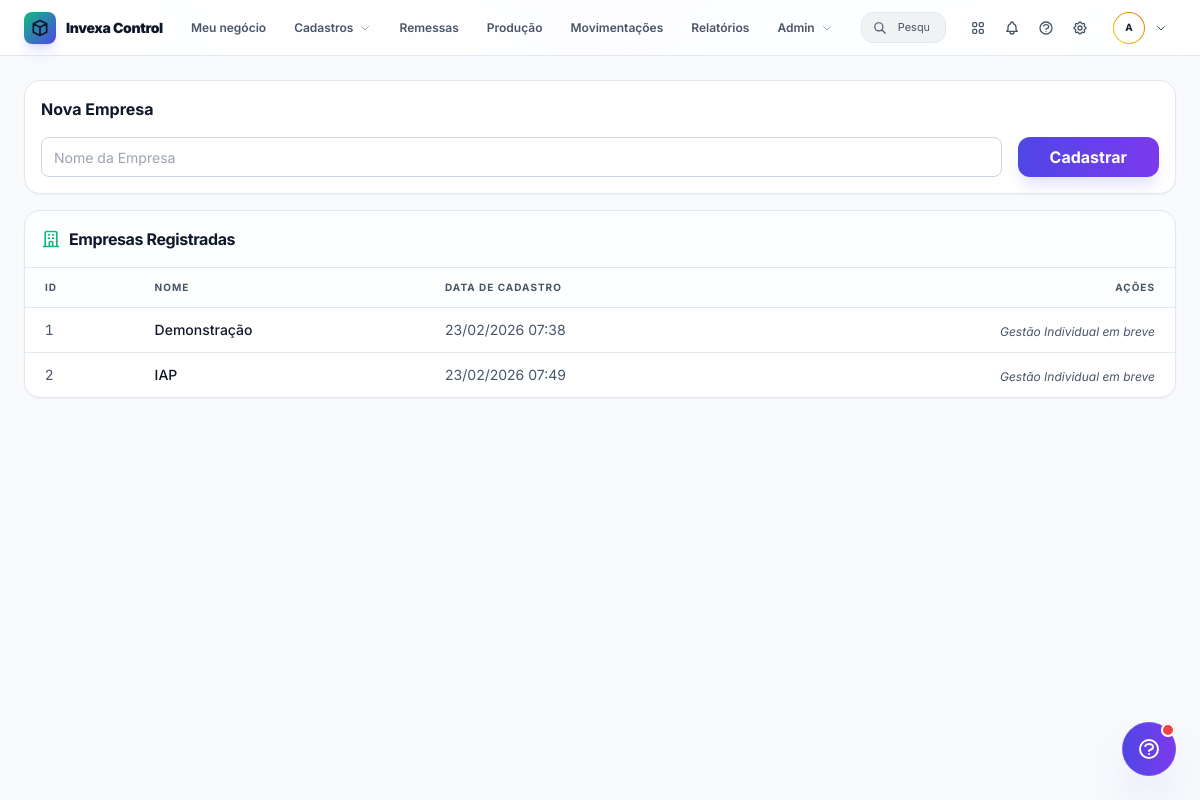
Screenshot of /admin/companies (signed in) with the database file from the repository.
### app/models/user.py (models this page shows)
class User(Base):
    __tablename__ = "users"
    id = Column(Integer, primary_key=True, index=True)
    email = Column(String, unique=True, index=True)
    hashed_password = Column(String)
    is_active = Column(Boolean, default=True)
    is_admin = Column(Boolean, default=False)
    company_id = Column(Integer, ForeignKey("companies.id"), nullable=True)
    company = relationship("Company", back_populates="users")
    is_premium = Column(Boolean, default=False)
    subscription_status = Column(String, default="inactive") # inactive, active, expired, canceled
    subscription_plan = Column(String, default="free") # free, monthly, annual
    subscription_end_date = Column(DateTime, nullable=True)
    full_name = Column(String, nullable=True)
    guide_version_viewed = Column(Integer, default=0)

### app/models/company.py (models this page shows)
class Company(Base):
    __tablename__ = "companies"
    id = Column(Integer, primary_key=True, index=True)
    name = Column(String, unique=True, index=True)
    is_active = Column(Boolean, default=True)
    logo_data = Column(String, nullable=True) # Base64 image data
    created_at = Column(DateTime, default=datetime.now)
    users = relationship("User", back_populates="company")
    categories = relationship("Category", back_populates="company")
    products = relationship("Product", back_populates="company")
    workers = relationship("Worker", back_populates="company")
    worker_types = relationship("WorkerType", back_populates="company")

### app/api/routers/admin.py (the view)
@router.get("/companies")
async def admin_companies_list(
    request: Request,
    user: User = Depends(admin_required),
    db: Session = Depends(get_db)
):
    companies = db.query(Company).all()
    return templates.TemplateResponse("admin_companies.html", {
        "request": request,
        "user": user,
        "companies": companies
    })

### app/templates/admin_companies.html (shortened to what this page needs)
{% extends "base.html" %}
{% block content %}
<div class="flex flex-col gap-4">
    <div class="bg-surface border border-border rounded-2xl p-4 shadow-sm">
        <h3 class="text-base font-bold text-main mb-4">Nova Empresa</h3>
        <form action="/admin/companies/create" method="POST" class="flex gap-4">
            <input type="text" name="name" placeholder="Nome da Empresa" required class="input-compact flex-1">
            <button type="submit" class="btn-premium py-2">
                Cadastrar
            </button>
        </form>
    </div>
    <div class="bg-surface border border-border rounded-2xl overflow-hidden shadow-sm">
        <div class="p-4 border-b border-border flex justify-between items-center bg-darker/30">
            <h3 class="text-base font-bold text-main flex items-center gap-2 tracking-tight">
                <svg class="w-5 h-5 text-primary" fill="none" stroke="currentColor" viewBox="0 0 24 24">
                    <path stroke-linecap="round" stroke-linejoin="round" stroke-width="2"
                        d="M19 21V5a2 2 0 00-2-2H7a2 2 0 00-2 2v16m14 0h2m-2 0h-5m-9 0H3m2 0h5M9 7h1m-1 4h1m4-4h1m-1 4h1m-5 10v-5a1 1 0 011-1h2a1 1 0 011 1v5m-4 0h4">
                    </path>
                </svg>
                Empresas Registradas
            </h3>
        </div>
        <div class="overflow-x-auto">
            <table class="w-full text-left border-collapse">
                <thead>
                    <tr class="bg-darker/30 border-b border-border">
                        <th class="px-5 py-3 text-[10px] font-bold text-muted uppercase tracking-widest">ID</th>
                        <th class="px-5 py-3 text-[10px] font-bold text-muted uppercase tracking-widest">Nome</th>
                        <th class="px-5 py-3 text-[10px] font-bold text-muted uppercase tracking-widest">Data de
                            Cadastro</th>
                        <th class="px-5 py-3 text-[10px] font-bold text-muted uppercase tracking-widest text-right">
                            Ações</th>
                    </tr>
                </thead>
                <tbody class="divide-y divide-border">
                    {% for c in companies %}
                    <tr class="hover:bg-primary/5 transition-colors group">
                        <td class="px-5 py-2.5 text-sm text-muted font-mono">{{ c.id }}</td>
                        <td
                            class="px-5 py-2.5 text-sm font-medium text-main group-hover:text-primary transition-colors">
                            {{ c.name }}</td>
                        <td class="px-5 py-2.5 text-sm text-muted">{{ c.created_at.strftime('%d/%m/%Y %H:%M') }}</td>
                        <td class="px-5 py-2.5 text-right">
                            <span class="text-xs text-muted italic">Gestão Individual em breve</span>
                        </td>
                    </tr>
                    {% endfor %}
                </tbody>
            </table>
        </div>
    </div>
</div>
{% endblock %}

### app/templates/base.html (shortened to what this page needs)
<!DOCTYPE html>
<html lang="pt-BR">
<head>
    <script src="https://cdn.tailwindcss.com"></script>
    <link rel="stylesheet" href="{{ url_for('static', path='css/style.css') }}">
</head>
<body
    class="bg-dark text-main font-sans antialiased h-screen flex flex-col overflow-hidden selection:bg-indigo-500/30 selection:text-indigo-200 transition-colors duration-300">
    <header
        class="bg-surface/90 backdrop-blur-xl border-b border-border h-14 flex items-center px-4 md:px-6 gap-4 z-[9999] shrink-0 select-none">
        <a href="/" class="flex items-center gap-2.5 shrink-0 hover:opacity-80 transition-opacity">
            <div
                class="p-1.5 bg-gradient-to-br from-emerald-500 to-indigo-600 rounded-lg shadow-lg shadow-indigo-500/20">
                <svg class="w-5 h-5 text-main" fill="none" stroke="currentColor" viewBox="0 0 24 24">
                    <path stroke-linecap="round" stroke-linejoin="round" stroke-width="2"
                        d="M20 7l-8-4-8 4m16 0l-8 4m8-4v10l-8 4m0-10L4 7m8 4v10M4 7v10l8 4"></path>
                </svg>
            </div>
            <span class="text-main font-black tracking-tight hidden sm:block text-xs lg:text-sm">Invexa Control</span>
        </a>
        <nav class="flex items-center gap-1 h-full min-w-0">
            <a href="/"
                class="px-3 py-1.5 text-[11px] lg:text-[12px] font-semibold rounded-lg transition-all {% if request.url.path == '/' %}text-primary bg-primary/10{% else %}text-muted hover:text-main hover:bg-primary/5{% endif %} whitespace-nowrap">
                Meu negócio
            </a>
            <div class="relative group h-full flex items-center">
                <button
                    class="px-3 py-1.5 text-[11px] lg:text-[12px] font-semibold text-muted rounded-lg hover:text-main hover:bg-primary/5 transition-all flex items-center gap-1.5 whitespace-nowrap">
                    Cadastros
                    <svg class="w-3 h-3 opacity-50" fill="none" stroke="currentColor" viewBox="0 0 24 24">
                        <path stroke-linecap="round" stroke-linejoin="round" stroke-width="2" d="M19 9l-7 7-7-7">
                        </path>
                    </svg>
                </button>
            </div>
            <a href="/shipments"
                class="px-3 py-1.5 text-[11px] lg:text-[12px] font-semibold rounded-lg transition-all {% if request.url.path == '/shipments' %}text-primary bg-primary/10{% else %}text-muted hover:text-main hover:bg-primary/5{% endif %} whitespace-nowrap">
                Remessas
            </a>
            <a href="/production/orders"
                class="px-3 py-1.5 text-[11px] lg:text-[12px] font-semibold rounded-lg transition-all {% if request.url.path.startswith('/production') %}text-primary bg-primary/10{% else %}text-muted hover:text-main hover:bg-primary/5{% endif %} whitespace-nowrap">
                Produção
            </a>
            <a href="/movements"
                class="px-3 py-1.5 text-[11px] lg:text-[12px] font-semibold rounded-lg transition-all {% if request.url.path == '/movements' %}text-primary bg-primary/10{% else %}text-muted hover:text-main hover:bg-primary/5{% endif %} whitespace-nowrap">
                Movimentações
            </a>
            <a href="/reports"
                class="px-3 py-1.5 text-[11px] lg:text-[12px] font-semibold rounded-lg transition-all {% if request.url.path == '/reports' %}text-primary bg-primary/10{% else %}text-muted hover:text-main hover:bg-primary/5{% endif %} whitespace-nowrap">
                Relatórios
            </a>
            {% if user and user.is_admin %}
            <div class="relative group h-full flex items-center">
                <button
                    class="px-3 py-1.5 text-[11px] lg:text-[12px] font-semibold text-muted rounded-lg hover:text-main hover:bg-primary/5 transition-all flex items-center gap-1.5 whitespace-nowrap">
                    Admin
                    <svg class="w-3 h-3 opacity-50" fill="none" stroke="currentColor" viewBox="0 0 24 24">
                        <path stroke-linecap="round" stroke-linejoin="round" stroke-width="2" d="M19 9l-7 7-7-7">
                        </path>
                    </svg>
                </button>
            </div>
            {% endif %}
        </nav>
        <div class="hidden lg:flex flex-1 max-w-[240px] ml-auto relative group">
            <div
                class="absolute inset-y-0 left-3 flex items-center pointer-events-none transition-colors group-focus-within:text-primary text-muted">
                <svg class="w-3.5 h-3.5" fill="none" stroke="currentColor" viewBox="0 0 24 24">
                    <path stroke-linecap="round" stroke-linejoin="round" stroke-width="2"
                        d="M21 21l-6-6m2-5a7 7 0 11-14 0 7 7 0 0114 0z"></path>
                </svg>
            </div>
            <input type="text" placeholder="Pesquisar..."
                class="w-full bg-main/5 border border-border rounded-xl py-1.5 pl-9 pr-4 text-[11px] text-main outline-none focus:ring-1 focus:ring-primary/50 focus:border-primary/50 transition-all placeholder-muted">
        </div>
        <div class="flex items-center gap-1 sm:gap-2 shrink-0">
            <div class="hidden md:flex items-center gap-0.5">
                <button class="p-2 text-muted hover:text-main hover:bg-primary/5 rounded-lg transition-colors">
                </button>
                <a href="{% if user and user.is_admin %}/admin/support{% else %}/support{% endif %}"
                    class="p-2 hover:text-main hover:bg-primary/5 rounded-lg transition-colors relative flex items-center justify-center group"
                    :class="unread ? 'text-primary bg-primary/5' : 'text-muted'" x-data="{ unread: false }"
                    x-init="fetch('/support/unread_count').then(r => r.json()).then(d => unread = d.unread)">
                </a>
                <a href="/support"
                    class="p-2 text-muted hover:text-main hover:bg-primary/5 rounded-lg transition-colors">
                    <svg class="w-4 h-4" fill="none" stroke="currentColor" viewBox="0 0 24 24">
                        <path stroke-linecap="round" stroke-linejoin="round" stroke-width="2"
                            d="M8.228 9c.549-1.165 2.030-2 3.772-2 2.21 0 4 1.343 4 3 0 1.4-1.278 2.575-3.006 2.907-.542.104-.994.54-.994 1.093m0 3h.01M21 12a9 9 0 11-18 0 9 9 0 0118 0z">
                        </path>
                    </svg>
                </a>
                <button class="p-2 text-muted hover:text-main hover:bg-primary/5 rounded-lg transition-colors">
                </button>
            </div>
            <div class="relative h-full flex items-center" x-data="{ open: false }" @click.away="open = false">
                <button @click="open = !open"
                    class="flex items-center gap-2.5 p-1 px-2 rounded-full hover:bg-primary/5 transition-all outline-none border border-transparent {% if user and user.is_premium %}hover:border-yellow-500/20{% else %}hover:border-primary/20{% endif %}">
                    <div
                        class="w-8 h-8 rounded-full bg-gradient-to-tr {% if user and user.is_premium %}from-yellow-400 to-amber-600{% else %}from-emerald-500 to-indigo-600{% endif %} p-[1px] shrink-0">
                        <div
                            class="h-full w-full rounded-full bg-surface flex items-center justify-center text-main font-bold text-[10px]">
                            {{ user.full_name[0] if (user and user.full_name) else 'U' }}</div>
                    </div>
                    <svg class="w-3 h-3 text-muted" fill="none" stroke="currentColor" viewBox="0 0 24 24"
                        :class="{ 'rotate-180': open }">
                        <path stroke-linecap="round" stroke-linejoin="round" stroke-width="2" d="M19 9l-7 7-7-7"></path>
                    </svg>
                </button>
            </div>
        </div>
    </header>
    <main class="flex-1 flex flex-col min-h-0 relative w-full bg-dark">
        <div class="flex-1 overflow-y-auto p-4 md:p-6 custom-scrollbar">
            {% block content %}{% endblock %}
        </div>
    </main>
    <div x-data="{
        helpOpen: false,
        hasUpdate: false,
        content: '<div class=\'flex justify-center py-8\'><svg class=\'animate-spin h-6 w-6 text-indigo-500\' xmlns=\'http://www.w3.org/2000/svg\' fill=\'none\' viewBox=\'0 0 24 24\'><circle class=\'opacity-25\' cx=\'12\' cy=\'12\' r=\'10\' stroke=\'currentColor\' stroke-width=\'4\'></circle><path class=\'opacity-75\' fill=\'currentColor\' d=\'M4 12a8 8 0 018-8V0C5.373 0 0 5.373 0 12h4zm2 5.291A7.962 7.962 0 014 12H0c0 3.042 1.135 5.824 3 7.938l3-2.647z\'></path></svg></div>',
        init() {
            fetch('/api/guide/status')
                .then(r => r.json())
                .then(data => {
                    this.hasUpdate = data.has_update;
                });
        },
        openHelp() {
            this.helpOpen = !this.helpOpen;
            if (this.helpOpen) {
                fetch('/api/guide/content')
                    .then(r => r.json())
                    .then(data => {
                        this.content = data.content || 'Guia Vazio';
                    });
                if (this.hasUpdate) {
                    fetch('/api/guide/mark_read', { method: 'POST' });
                    this.hasUpdate = false;
                }
            }
        }
    }" class="fixed bottom-6 right-6 z-[9999] flex flex-col items-end">
        <button @click="openHelp()"
            class="relative bg-gradient-to-r from-indigo-600 to-violet-600 hover:from-indigo-500 hover:to-violet-500 text-white p-3.5 rounded-full shadow-2xl hover:scale-110 active:scale-95 transition-all duration-300 pointer-events-auto shadow-indigo-500/30 border border-white/10"
            title="Guia Rápido">
            <span x-show="hasUpdate" style="display: none;" class="absolute top-0 right-0 flex h-3.5 w-3.5">
                <span class="relative inline-flex rounded-full h-3.5 w-3.5 bg-red-500 border-2 border-surface"></span>
            </span>
            <svg class="w-6 h-6" fill="none" stroke="currentColor" viewBox="0 0 24 24">
                <path stroke-linecap="round" stroke-linejoin="round" stroke-width="2"
                    d="M8.228 9c.549-1.165 2.03-2 3.772-2 2.21 0 4 1.343 4 3 0 1.4-1.278 2.575-3.006 2.907-.542.104-.994.54-.994 1.093m0 3h.01M21 12a9 9 0 11-18 0 9 9 0 0118 0z">
                </path>
            </svg>
        </button>
    </div>
</body>
</html>

### rows the page displays
User: full_name "A"
Company: id "1", name "Demonstração", created_at "23/02/2026 07:38"
Company: id "2", name "IAP", created_at "23/02/2026 07:49"
